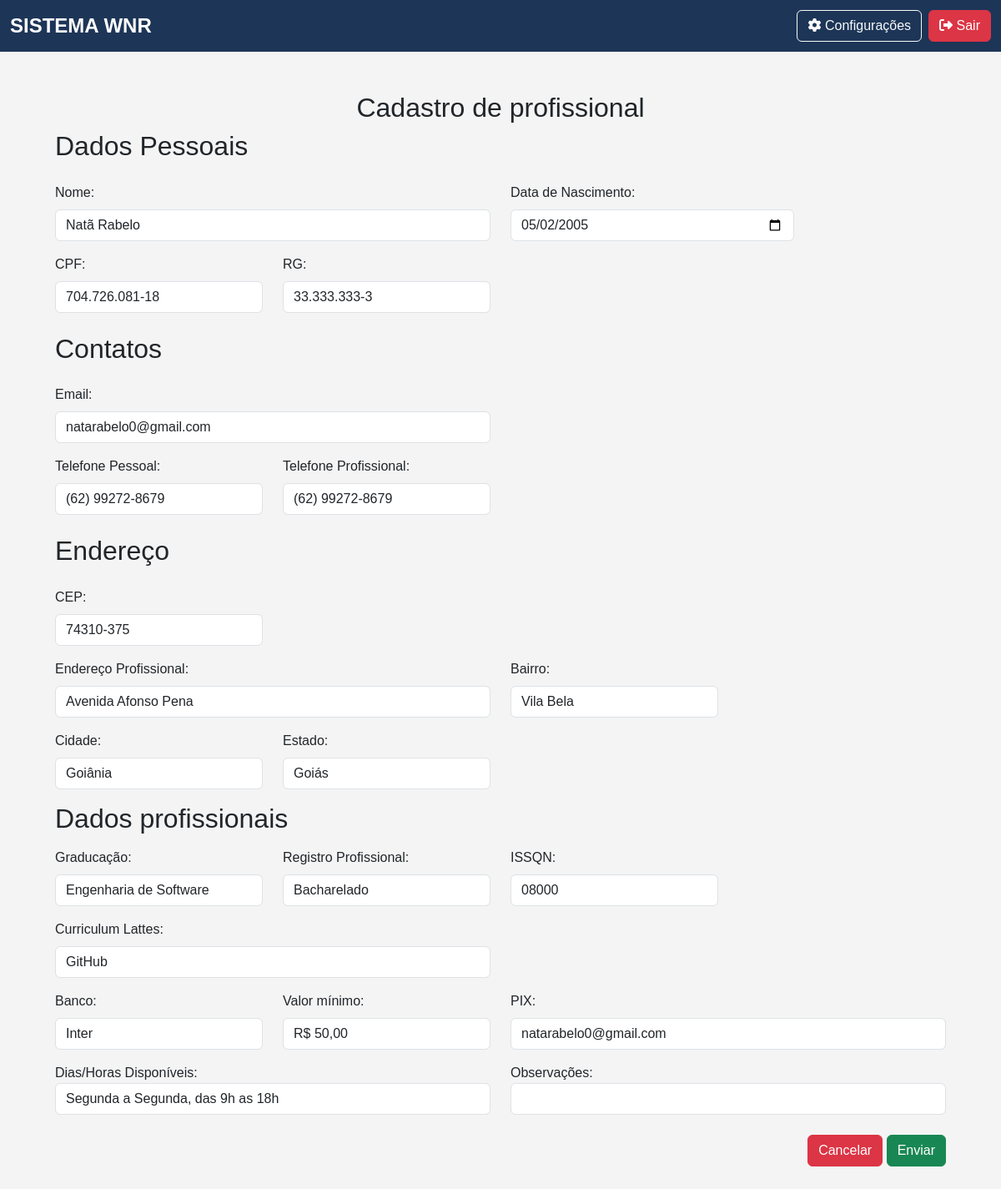
The page /editar_profissional/1 (signed in) on the database as committed earlier.
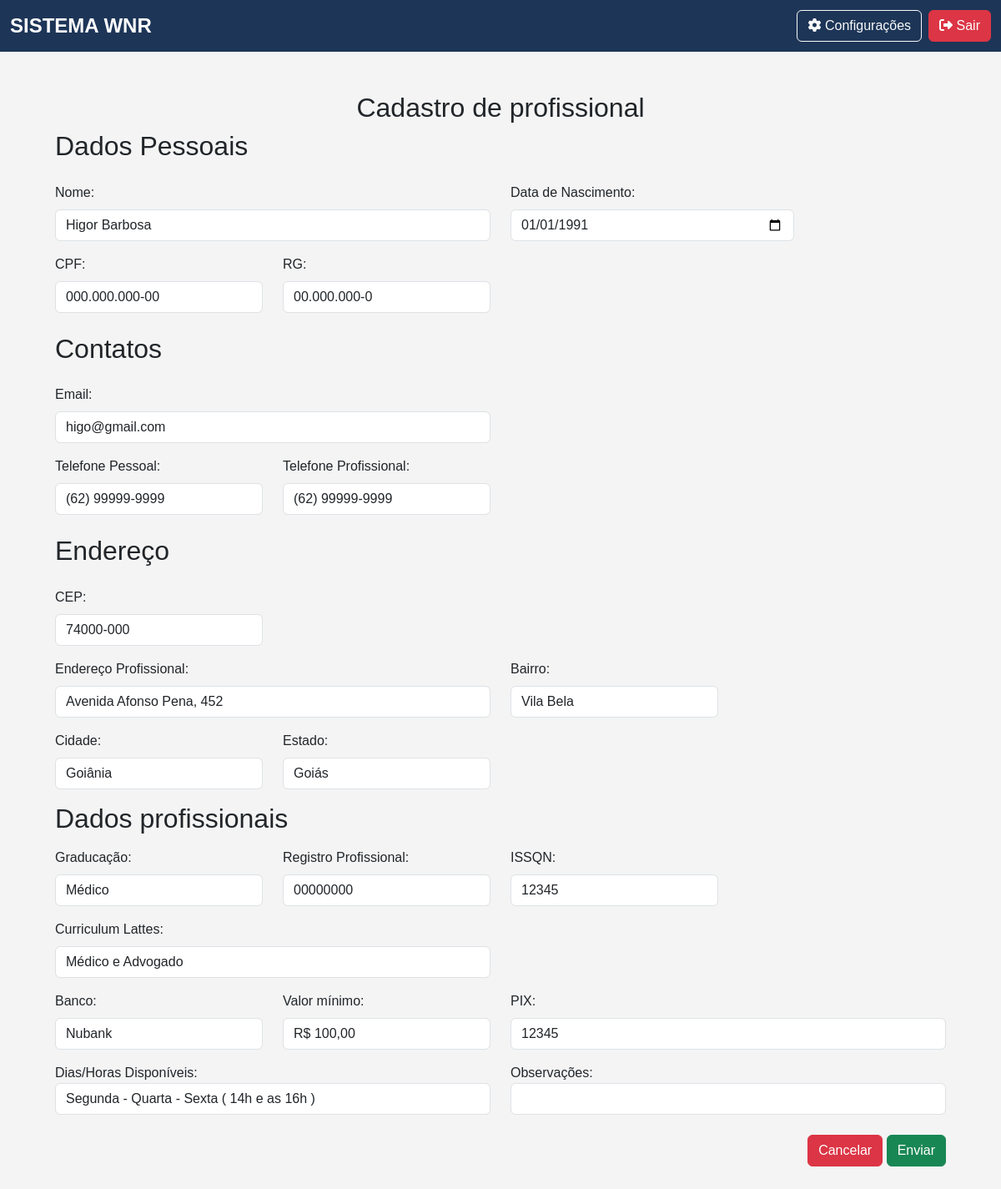
The same page on the database as committed later.
### app/models.py (models this page shows)
class Profissional(db.Model):
    __tablename__ = "profissionais"
    id                      = Column(Integer, primary_key=True, index=True)
    nome                    = Column(String, index=True)
    cpf                     = Column(String(11), unique=True, index=True)
    email                   = Column(String, unique=True, index=True)
    data_nascimento         = Column(Date)
    bairro                  = Column(String)
    banco                   = Column(String)
    cep                     = Column(String(8))
    cidade                  = Column(String)
    graduacao               = Column(String)
    issqn                   = Column(String)
    fone_pessoal            = Column(String)
    fone_profissional       = Column(String)
    foto                    = Column(String)
    curriculum_lattes       = Column(String)
    dias_horas_disponiveis  = Column(String)
    endereco_profissional   = Column(String)
    estado                  = Column(String)
    observacoes             = Column(String)
    pix                     = Column(String)
    registro_profissional   = Column(String)
    rg                      = Column(String)
    valor_minimo            = Column(Float)
    encaminhamentos = relationship("Encaminhamento", back_populates="profissional", cascade="all, delete-orphan")
    guias = relationship("Guia", back_populates="profissional")

### app/routes/professional_routes.py (the view, shortened to what this page needs)
@professional_bp.route('/editar_profissional/<int:id>', methods=['GET', 'POST'])
@login_required
@role_required('atendimento', 'financeiro', 'admin')
def editar_profissional(id):
    profissional = Profissional.query.get_or_404(id)
    return render_template('professional/form_edit.html', profissional=profissional)

### app/__init__.py (called while the page is built)
@login_manager.user_loader
def load_user(id):
    return Usuario.query.get(int(id))  # Converte para inteiro e busca no banco

### app/templates/professional/form_edit.html (shortened to what the changed rows need)
{% extends 'base.html' %}
{% block content %}
<div class="container mb-5 mt-4">
    <h2 class="text-center">Cadastro de profissional</h2>
    <form action="{{ url_for('professional_bp.editar_profissional', id=profissional.id)}}" method="POST">
        <div class="container">
            <h2 class="mb-4"> Dados Pessoais </h2>
            <div class="row mb-3">
                <div class="col-md-6">
                    <label for="nome" class="form-label">Nome:</label>
                    <input type="text" class="form-control" id="nome" name="nome" value="{{profissional.nome}}" >
                </div>
                <div class="col-md-4">
                    <label for="data_nascimento" class="form-label">Data de Nascimento:</label>
                    <input type="date" class="form-control" id=data_nascimento name="data_nascimento" value="{{profissional.data_nascimento}}" >
                </div>
            </div>
            <div class="row mb-3">
                <div class="col-md-3">
                    <label for="cpf" class="form-label">CPF:</label>
                    <input type="text" class="form-control" id="cpf" name="cpf" value="{{profissional.cpf}}" >
                </div>
                <div class="col-md-3">
                    <label for="rg" class="form-label">RG:</label>
                    <input type="text" class="form-control" id="rg" name="rg" value="{{profissional.rg}}" >
                </div>
            </div>
            <h2 class="mb-4 mt-4">Contatos</h2>
            <div class="row mb-3">
                <div class="col-md-6">
                    <label for="email" class="form-label">Email:</label>
                    <input type="text" class="form-control" id="email" name="email" value="{{profissional.email}}" >
                </div>
            </div>
            <div class="row mb-3">
                <div class="col-md-3">
                    <label for="fone_pessoal" class="form-label">Telefone Pessoal:</label>
                    <input type="text" class="form-control" id="fone_pessoal" name="fone_pessoal" value="{{profissional.fone_pessoal}}" >
                </div>
                <div class="col-md-3">
                    <label for="fone_profissional" class="form-label">Telefone Profissional:</label>
                    <input type="text" class="form-control" id="fone_profissional" name="fone_profissional" value="{{profissional.fone_profissional}}" >
                </div>
            </div>
            <h2 class="mb-4 mt-4">Endereço</h2>
            <div class="row mb-3">
                <div class="col-md-3">
                    <label for="cep" class="form-label">CEP:</label>
                    <input type="text" class="form-control" id="cep" name="cep" value="{{profissional.cep}}" >
                </div>
            </div>
            <div class="row mb-3">
                <div class="col-md-6">
                    <label for="endereco_profissional" class="form-label">Endereço Profissional:</label>
                    <input type="text" class="form-control" id="endereco_profissional" name="endereco_profissional" value="{{profissional.endereco_profissional}}" >
                </div>
                <div class="col-md-3">
                    <label for="bairro" class="form-label">Bairro:</label>
                    <input type="text" class="form-control" id="bairro" name="bairro" value="{{profissional.bairro}}" >
                </div>
            </div>
            <div class="row mb-3">
                <div class="col-md-3">
                    <label for="cidade" class="form-label">Cidade:</label>
                    <input type="text" class="form-control" id="cidade" name="cidade" value="{{profissional.cidade}}" >
                </div>
                <div class="col-md-3">
                    <label for="estado" class="form-label">Estado:</label>
                    <input type="text" class="form-control" id="estado" name="estado" value="{{profissional.estado}}" >
                </div>
            </div>
            <h2 class="mb-3">Dados profissionais</h2>
            <div class="row mb-3">
                <div class="col-md-3">
                    <label for="graduacao" class="form-label">Graducação:</label>
                    <input type="text" class="form-control" id="graduacao" name="graduacao" value="{{profissional.graduacao}}" >
                </div>
                <div class="col-md-3">
                    <label for="registro_profissional" class="form-label">Registro Profissional:</label>
                    <input type="text" class="form-control" id="registro_profissional" name="registro_profissional" value="{{profissional.registro_profissional}}" >
                </div>
                <div class="col-md-3">
                    <label for="issqn" class="form-label">ISSQN:</label>
                    <input type="text" class="form-control" id="issqn" name="issqn" value="{{profissional.issqn}}" >
                </div>
            </div>
            <div class="row mb-3">
                <div class="col-md-6">
                    <label for="curriculum_lattes" class="form-label">Curriculum Lattes:</label>
                    <input type="text" class="form-control" id="curriculum_lattes" name="curriculum_lattes" value="{{profissional.curriculum_lattes}}" >
                </div>
            </div>
            <div class="row mb-3">
                <div class="col-md-3">
                    <label for="banco" class="form-label">Banco:</label>
                    <input type="text" class="form-control" id="banco" name="banco" value="{{profissional.banco}}" >
                </div>
                <div class="col-md-3">
                    <label for="valor_minimo" class="form-label">Valor mínimo:</label>
                    <input type="text" class="form-control" id="valor_minimo" name="valor_minimo" value="{{profissional.valor_minimo}}" >
                </div>
                <div class="col-md-6">
                    <label for="pix" class="form-label">PIX:</label>
                    <input type="text" class="form-control" id="pix" name="pix" value="{{profissional.pix}}" >
                </div>
            </div>
            <div class="row mb-3">
                <div class="col-md-6">
                    <label for="dias_horas_disponiveis" class="custom-label">Dias/Horas Disponíveis:</label>
                    <input type="text" class="form-control" id="dias_horas_disponiveis" name="dias_horas_disponiveis" value="{{profissional.dias_horas_disponiveis}}" >
                </div>
            </div>
        </div>
    </form>
</div>
{% endblock %}

Rows that differ between the two databases and show on the page:
changed Profissional "Vila Bela": nome "Natã Rabelo" → "Higor Barbosa"; data_nascimento "05/02/2005" → "01/01/1991"; cpf "704.726.081-18" → "000.000.000-00"; rg "33.333.333-3" → "00.000.000-0"; email "natarabelo0@gmail.com" → "higo@gmail.com"; fone_pessoal "(62) 99272-8679" → "(62) 99999-9999"; fone_profissional "(62) 99272-8679" → "(62) 99999-9999"; cep "74310-375" → "74000-000"; endereco_profissional "Avenida Afonso Pena" → "Avenida Afonso Pena, 452"; graduacao "Engenharia de Software" → "Médico"; registro_profissional "Bacharelado" → "00000000"; issqn "08000" → "12345"; curriculum_lattes "GitHub" → "Médico e Advogado"; banco "Inter" → "Nubank"; valor_minimo "R$ 50,00" → "R$ 100,00"; pix "natarabelo0@gmail.com" → "12345"; dias_horas_disponiveis "Segunda a Segunda, das 9h as 18h" → "Segunda - Quarta - Sexta ( 14h e as 16h )"
